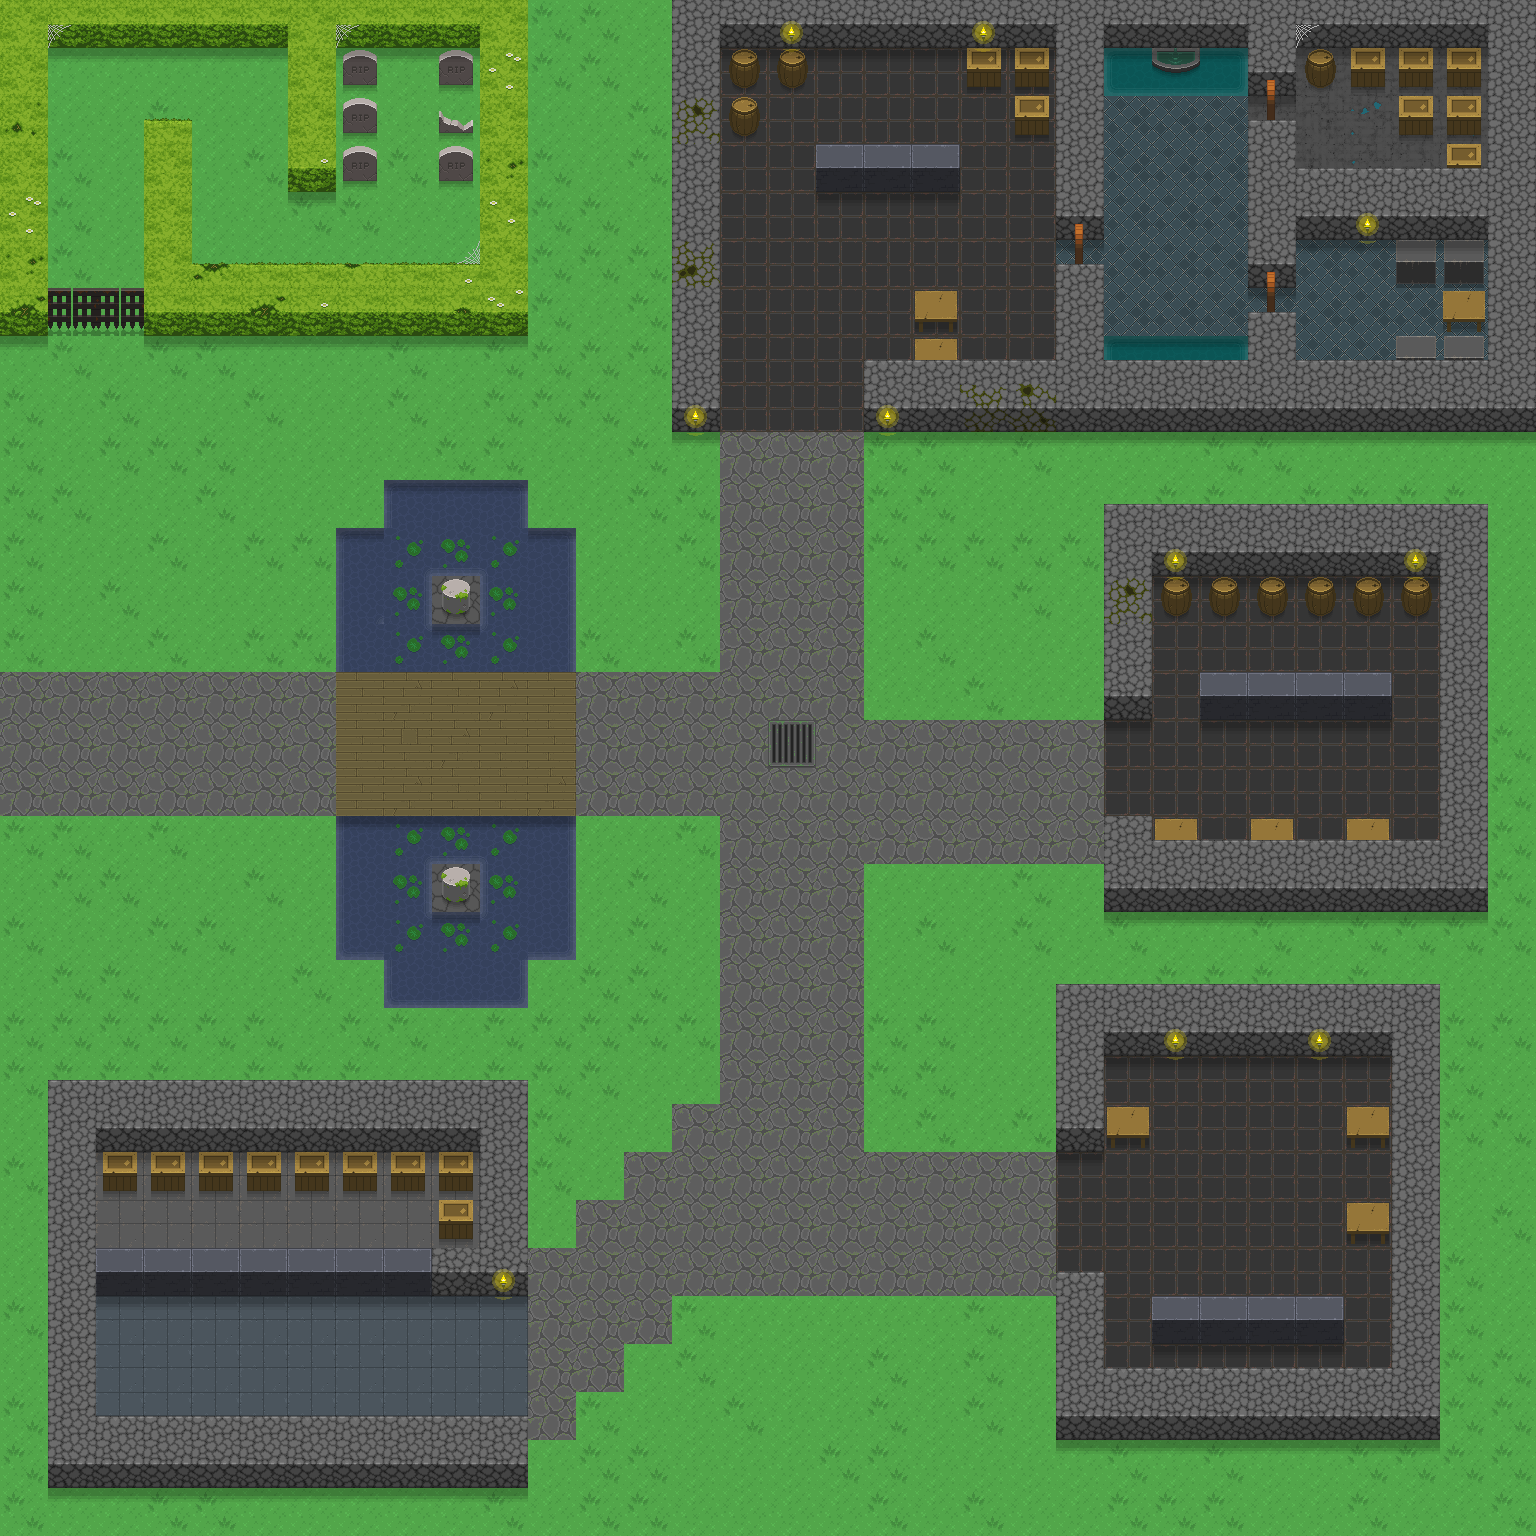

Tiled map render using the project's own tile images. Description and the map definition, with tile-layer contents summarised, below:
An orthogonal 32x32 tile map with 48x48 px tiles, 10 tile layers (floor, floor 2, props, creature, ...) and 19 objects (15x FRIENDLY, INNKEEPER, MERCHANT_PMO, TEMPLE, MERCHANT_KOD).

<map version="1.10" tiledversion="1.11.0" orientation="orthogonal" renderorder="right-down" width="32" height="32" tilewidth="48" tileheight="48" infinite="0" nextlayerid="12" nextobjectid="21">
 <properties>
  <property name="startX" value="1" />
  <property name="startY" value="15" />
 </properties>
 <tileset firstgid="1" name="terrain" tilewidth="48" tileheight="48" tilecount="760" columns="20">
  <image source="uf_terrain.png" width="960" height="1824" />
  <tile id="115">
   <animation>
    <frame tileid="115" duration="500" />
    <frame tileid="116" duration="500" />
    <frame tileid="117" duration="500" />
    <frame tileid="118" duration="500" />
   </animation>
  </tile>
  <tile id="135">
   <animation>
    <frame tileid="135" duration="500" />
    <frame tileid="136" duration="500" />
    <frame tileid="137" duration="500" />
    <frame tileid="138" duration="500" />
   </animation>
  </tile>
  <tile id="155">
   <animation>
    <frame tileid="155" duration="500" />
    <frame tileid="156" duration="500" />
    <frame tileid="157" duration="500" />
    <frame tileid="158" duration="500" />
   </animation>
  </tile>
  <tile id="175">
   <animation>
    <frame tileid="175" duration="500" />
    <frame tileid="176" duration="500" />
    <frame tileid="177" duration="500" />
    <frame tileid="178" duration="500" />
   </animation>
  </tile>
  <tile id="195">
   <animation>
    <frame tileid="195" duration="300" />
    <frame tileid="196" duration="300" />
    <frame tileid="197" duration="300" />
    <frame tileid="198" duration="300" />
   </animation>
  </tile>
  <tile id="215">
   <animation>
    <frame tileid="215" duration="500" />
    <frame tileid="216" duration="500" />
    <frame tileid="217" duration="500" />
    <frame tileid="218" duration="500" />
   </animation>
  </tile>
  <tile id="621">
   <animation>
    <frame tileid="621" duration="300" />
    <frame tileid="622" duration="300" />
   </animation>
  </tile>
  <tile id="644">
   <animation>
    <frame tileid="644" duration="200" />
    <frame tileid="645" duration="200" />
   </animation>
  </tile>
  <tile id="664">
   <animation>
    <frame tileid="664" duration="200" />
    <frame tileid="665" duration="200" />
   </animation>
  </tile>
  <tile id="672">
   <animation>
    <frame tileid="672" duration="750" />
    <frame tileid="673" duration="750" />
   </animation>
  </tile>
  <tile id="674">
   <animation>
    <frame tileid="674" duration="750" />
    <frame tileid="675" duration="750" />
   </animation>
  </tile>
 </tileset>
 <layer id="1" name="floor" width="32" height="32">
  <data>[1024 cells, 786 non-empty, 18 distinct tile ids]</data>
 </layer>
 <layer id="2" name="floor 2" width="32" height="32">
  <data>[1024 cells, 61 non-empty, 5 distinct tile ids]</data>
 </layer>
 <layer id="3" name="props" width="32" height="32">
  <data>[1024 cells, 66 non-empty, 10 distinct tile ids]</data>
 </layer>
 <layer id="4" name="creature" width="32" height="32">
  <data>[1024 cells, 0 non-empty, 0 distinct tile ids]</data>
 </layer>
 <layer id="5" name="water_edges" width="32" height="32">
  <data>[1024 cells, 40 non-empty, 6 distinct tile ids]</data>
 </layer>
 <layer id="6" name="shadows" width="32" height="32">
  <data>[1024 cells, 138 non-empty, 1 distinct tile ids]</data>
 </layer>
 <layer id="7" name="walls" width="32" height="32">
  <data>[1024 cells, 272 non-empty, 23 distinct tile ids]</data>
 </layer>
 <layer id="8" name="door" width="32" height="32">
  <data>[1024 cells, 8 non-empty, 3 distinct tile ids]</data>
 </layer>
 <layer id="9" name="torches" width="32" height="32">
  <data>[1024 cells, 20 non-empty, 2 distinct tile ids]</data>
 </layer>
 <layer id="10" name="webs" width="32" height="32">
  <data>[1024 cells, 4 non-empty, 2 distinct tile ids]</data>
 </layer>
 <objectgroup id="11" name="people">
  <object id="1" name="Jason" type="INNKEEPER" x="864" y="96" width="48" height="48">
   <properties>
    <property name="icon" value="Hero" />
    <property name="movement" value="FIXED" />
   </properties>
  </object>
  <object id="2" name="William" type="FRIENDLY" x="1392" y="768" width="48" height="48">
   <properties>
    <property name="icon" value="Hero" />
    <property name="movement" value="FIXED" />
   </properties>
  </object>
  <object id="3" name="Dekker" type="FRIENDLY" x="144" y="480" width="48" height="48">
   <properties>
    <property name="icon" value="Adventurer" />
    <property name="movement" value="WANDER" />
   </properties>
  </object>
  <object id="4" name="Calabrini" type="FRIENDLY" x="336" y="768" width="48" height="48">
   <properties>
    <property name="icon" value="Nomad_Blue" />
    <property name="movement" value="FIXED" />
   </properties>
  </object>
  <object id="5" name="Inoo" type="FRIENDLY" x="1008" y="1392" width="48" height="48">
   <properties>
    <property name="icon" value="Glooth_Brigand" />
    <property name="movement" value="FIXED" />
   </properties>
  </object>
  <object id="6" name="Daranor" type="FRIENDLY" x="528" y="1200" width="48" height="48">
   <properties>
    <property name="icon" value="Dwarf_Miner" />
    <property name="movement" value="FIXED" />
   </properties>
  </object>
  <object id="8" name="Browning" type="FRIENDLY" x="192" y="1296" width="48" height="48">
   <properties>
    <property name="icon" value="Sorcerer_Elementalist_Male" />
    <property name="movement" value="FIXED" />
   </properties>
  </object>
  <object id="9" name="Shakespeare" type="FRIENDLY" x="288" y="1344" width="48" height="48">
   <properties>
    <property name="icon" value="Sorcerer_Conjurer_Male" />
    <property name="movement" value="WANDER" />
   </properties>
  </object>
  <object id="10" name="Shazom" type="FRIENDLY" x="1344" y="1056" width="48" height="48">
   <properties>
    <property name="icon" value="Feverish_Citizen" />
    <property name="movement" value="FIXED" />
   </properties>
  </object>
  <object id="11" name="Patric the Humble Shepherd" type="FRIENDLY" x="1344" y="960" width="48" height="48">
   <properties>
    <property name="icon" value="Misguided_Bully" />
    <property name="movement" value="FIXED" />
   </properties>
  </object>
  <object id="12" name="Kalab" type="MERCHANT_PMO" x="288" y="1200" width="48" height="48">
   <properties>
    <property name="icon" value="Hero" />
    <property name="movement" value="FOLLOW_AVATAR" />
   </properties>
  </object>
  <object id="13" name="Osric" type="TEMPLE" x="1344" y="1296" width="48" height="48">
   <properties>
    <property name="icon" value="Bandit" />
    <property name="movement" value="FIXED" />
   </properties>
  </object>
  <object id="14" name="Nifadas" type="MERCHANT_KOD" x="1296" y="624" width="48" height="48">
   <properties>
    <property name="icon" value="Hero" />
    <property name="movement" value="FIXED" />
   </properties>
  </object>
  <object id="15" name="Christen" type="FRIENDLY" x="1152" y="240" width="48" height="48">
   <properties>
    <property name="icon" value="Stalker" />
    <property name="movement" value="WANDER" />
   </properties>
  </object>
  <object id="16" name="Rebelias" type="FRIENDLY" x="960" y="288" width="48" height="48">
   <properties>
    <property name="icon" value="Sorcerer_Mage_Male" />
    <property name="movement" value="FIXED" />
   </properties>
  </object>
  <object id="17" name="Cromwell" type="FRIENDLY" x="864" y="288" width="48" height="48">
   <properties>
    <property name="icon" value="Paladin_Ranger_Male" />
    <property name="movement" value="FIXED" />
   </properties>
  </object>
  <object id="19" name="Tracie" type="FRIENDLY" x="1344" y="96" width="48" height="48">
   <properties>
    <property name="icon" value="Dark_Druid" />
    <property name="movement" value="FIXED" />
   </properties>
  </object>
  </objectgroup>
</map>
<!-- 2 of 19 objects omitted -->
